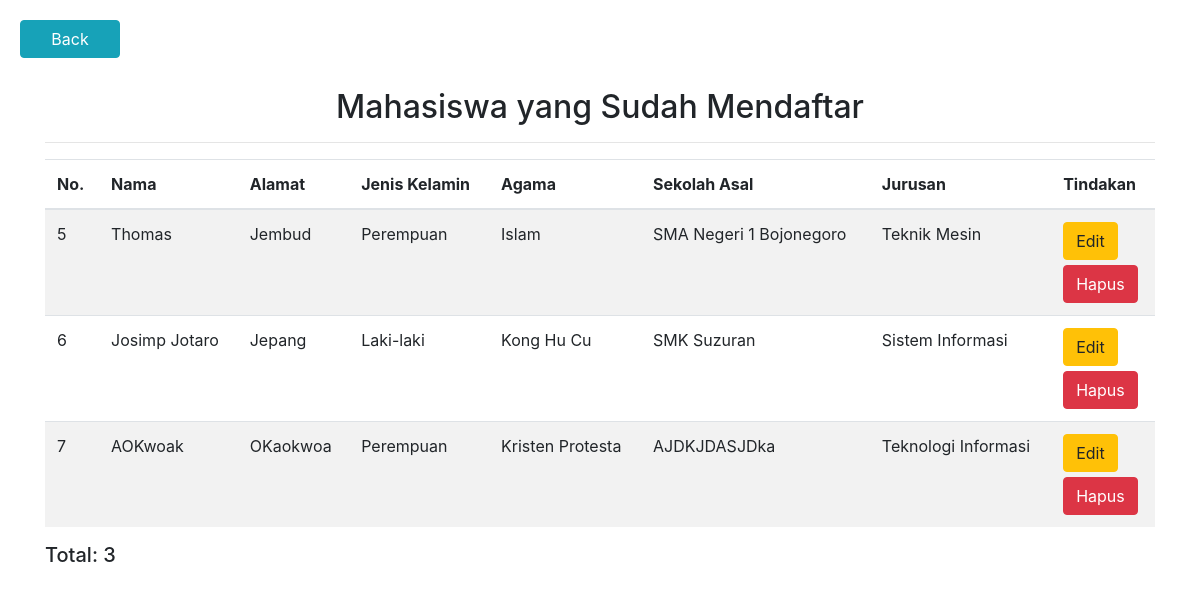
Page /list-mahasiswa.php on the committed database.
### tables this page shows
CREATE TABLE `calon_mahasiswa` (
  `id` int(11) NOT NULL,
  `nama` varchar(64) NOT NULL,
  `alamat` varchar(255) NOT NULL,
  `jenis_kelamin` varchar(16) NOT NULL,
  `agama` varchar(20) NOT NULL,
  `sekolah_asal` varchar(64) NOT NULL,
  `departemen` varchar(100) NOT NULL
);

### list-mahasiswa.php (the view, shortened to what this page needs)
<?php include("config.php"); ?>
<!DOCTYPE html>
<html lang="en">
<head>
    <link rel="stylesheet" href="https://maxcdn.bootstrapcdn.com/bootstrap/4.0.0/css/bootstrap.min.css">
</head>
<body>
    <button class="btn btn-info back" onclick="window.location.href='./'">Back</button>
    <div class="container mb-5">
        <h2 align="center" style="margin: 30px 10px 10px 10px;">Mahasiswa yang Sudah Mendaftar</h2> <hr />
        <table class="table table-hover table-striped">
            <thead>
                <tr>
                    <th scope="col">No.</th>
                    <th scope="col">Nama</th>
                    <th scope="col">Alamat</th>
                    <th scope="col">Jenis Kelamin</th>
                    <th scope="col">Agama</th>
                    <th scope="col">Sekolah Asal</th>
                    <th scope="col">Jurusan</th>
                    <th scope="col">Tindakan</th>
                </tr>
            </thead>
            <tbody>
                <?php
                    $sql = "SELECT * FROM calon_mahasiswa";
                    $query = mysqli_query($db, $sql);
                    while ($mahasiswa = mysqli_fetch_array($query)) {
                        echo "<tr>";
                        echo "<td>".$mahasiswa['id']."</td>";
                        echo "<td>".$mahasiswa['nama']."</td>";
                        echo "<td>".$mahasiswa['alamat']."</td>";
                        echo "<td>".$mahasiswa['jenis_kelamin']."</td>";
                        echo "<td>".$mahasiswa['agama']."</td>";
                        echo "<td>".$mahasiswa['sekolah_asal']."</td>";
                        echo "<td>".$mahasiswa['departemen']."</td>";
                        echo "<td>";
                        echo "<button class='btn btn-warning' style='margin-bottom: 5px' onclick=window.location.href='form-edit.php?id=".$mahasiswa['id']."'>Edit</button>";
                        echo "<br />";
                        echo "<button class='btn btn-danger' onclick=window.location.href='hapus.php?id=".$mahasiswa['id']."'>Hapus</button>";
                        echo "</td>";
                        echo "</tr>";
                    }
                ?>
            </tbody>
        </table>
        <h5>Total: <?php echo mysqli_num_rows($query) ?></h5>
    </div>
</body>
</html>

### list-mahasiswa.php (style rules this page uses)
.back { width: 100px; margin: 20px 20px 0 20px; transition-duration: 0.4s; }

### rows in the picture
calon_mahasiswa: id "5", nama "Thomas", alamat "Jembud", jenis_kelamin "Perempuan", agama "Islam", sekolah_asal "SMA Negeri 1 Bojonegoro", departemen "Teknik Mesin"
calon_mahasiswa: id "6", nama "Josimp Jotaro", alamat "Jepang", jenis_kelamin "Laki-laki", agama "Kong Hu Cu", sekolah_asal "SMK Suzuran", departemen "Sistem Informasi"
calon_mahasiswa: id "7", nama "AOKwoak", alamat "OKaokwoa", jenis_kelamin "Perempuan", agama "Kristen Protesta", sekolah_asal "AJDKJDASJDka", departemen "Teknologi Informasi"

### other values in the picture
mysqli_num_rows($query) "3"
